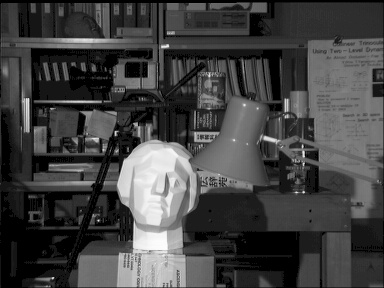
#> input picture HW1/Q5_image/img_improvment.png, 384 x 288 px, found by its file name
$ jupyter execute Q5.ipynb
#> lines starting #> are read from the running program, lines starting #| are printed output that depends on the picture
# Q5

[cell 1]
import numpy as np
import cv2
import math
import matplotlib.pyplot as plt
from google.colab.patches import cv2_imshow

## part a

<h3> in this section we want to implement histogram equalization </h3>
<h3> you can use opencv library </h3>

[cell 2]
image = cv2.imread('img_improvment.png',cv2.IMREAD_GRAYSCALE)
#> image is the input picture: shape (288, 384); min 0, max 252, mean 66.5
output_image = image.copy()
equalize_image = cv2.equalizeHist(image)
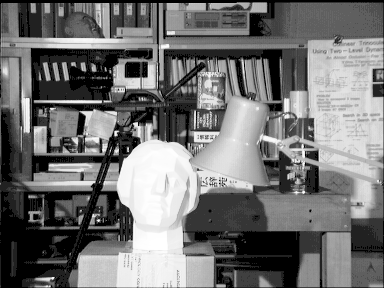
#> equalize_image: shape (288, 384); min 0, max 255, mean 114.2

[cell 3]
plt.figure(figsize=(20,20))
plt.subplot(1,2,1)
plt.imshow(image, cmap='gray')
plt.title('main image')
plt.axis('off')

plt.subplot(1,2,2)
plt.imshow(equalize_image, cmap='gray')
plt.title('equalized image')
plt.axis('off')
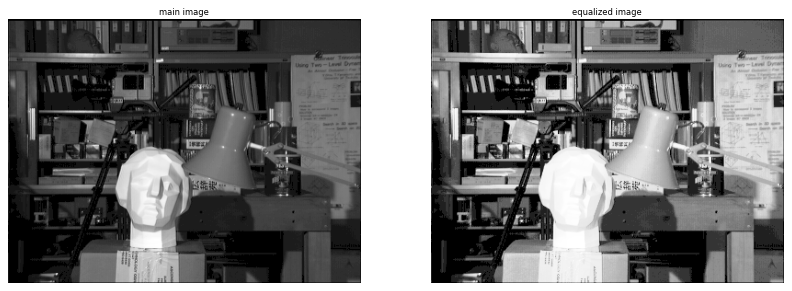
#> figure drawn by matplotlib, 2 panels

## part b

<h3> in this section we want to implement the first method for ACE </h3>
<h3> you can use opencv library </h3>
<h3> use 48(6*8) grids (size of the grids should be 48*48) </h3>

[cell 4]
def ACE1(image, gridSize):
  '''
  you can use the equalize function of OpenCV for each grid
  Use first method for ACE implementation (calculating transition function for each grid)
  input(s):
    image (ndarray): input image
    gridSize (int): window size for calculating histogram equalization
  output(s):
    output (ndarray): improved image
  '''
#> called with gridSize = 48
  x,y = image.shape
#> x = 288; y = 384
  output_image = image.copy()

  #######################
  #    your code here   #
  for row in range(0 , round(x / gridSize)):
    for column in range(0 , round(y / gridSize)):
      hold = image[row * gridSize : row * gridSize + gridSize , column * gridSize : column * gridSize + gridSize]
      output_image[row * gridSize : row * gridSize + gridSize , column * gridSize : column * gridSize + gridSize] = cv2.equalizeHist(hold)
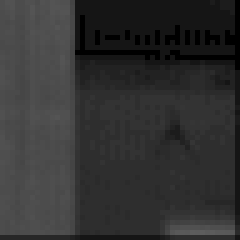
#> hold: shape (48, 48) (shown 5 times larger); min 0, max 93, mean 49.4
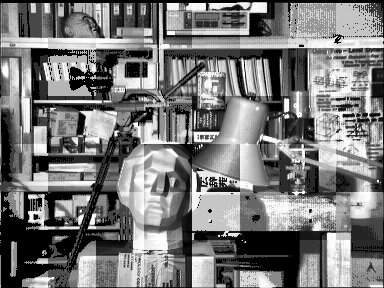
#> output_image: shape (288, 384); min 0, max 255, mean 120.9

  #######################

  return output_image

[cell 5]
plt.figure(figsize=(20,20))
plt.subplot(1,2,1)
plt.imshow(image, cmap='gray')
plt.title('main image')
plt.axis('off')

plt.subplot(1,2,2)
output_image = ACE1(image,48)
plt.imshow(output_image, cmap='gray')
plt.title('equalized image')
plt.axis('off')

## part c

<h3> in this section we want to implement the second method for ACE </h3>
<h3> you can use opencv library </h3>

[cell 6]
def ACE2(image, gridSize):
    '''
    you can just use the equalize function of OpenCV for each grid
    You can use OpenCV built-in tools for applying padding
    Use second method for ACE implementation (calculating transition function for each pixel)
    input(s):
      image (ndarray): input image
      gridSize (tuple): window size for calculating histogram equalization
    output(s):
      output (ndarray): improved image
    '''
#> called with gridSize = (70, 70)
    output = image.copy()

    #######################
    #    your code here   #
    x,y = image.shape
#> x = 288; y = 384
    image = cv2.copyMakeBorder(image, 35 , 35 , 35 , 35, cv2.BORDER_REFLECT)
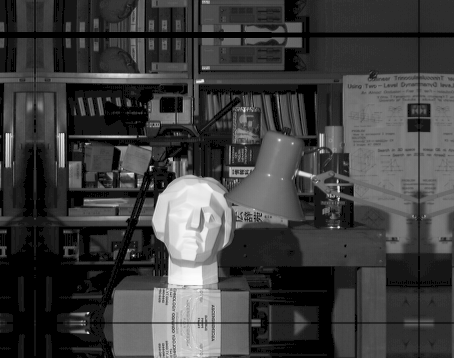
#> image: shape (358, 454); min 0, max 252, mean 62.5

    for row in range(round(gridSize[0] / 2) , x + round(gridSize[0] / 2)):
      for colmn in range(round(gridSize[1] / 2) , y + round(gridSize[1] / 2) ):
        #find the transition func for a node
        hold = image[row - round(gridSize[0] / 2) : row + round(gridSize[0] / 2) , colmn - round(gridSize[1] / 2) : colmn + round(gridSize[1] / 2)]
        ace = cv2.equalizeHist(hold)
        output[row - round(gridSize[0] / 2) , colmn - round(gridSize[1] / 2)] = ace[round(gridSize[0] / 2) , round(gridSize[1] / 2)]
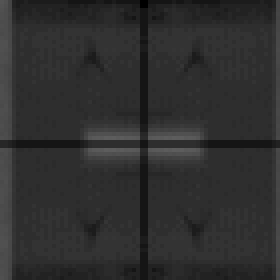
#> hold: shape (70, 70) (shown 4 times larger); min 0, max 93, mean 46.9
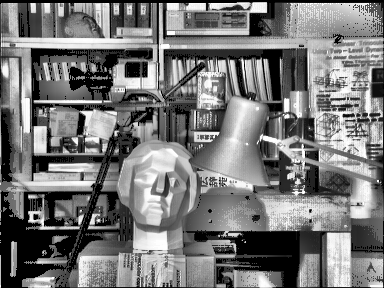
#> output: shape (288, 384); min 0, max 255, mean 118.9
    #######################

    return output

[cell 7]
plt.figure(figsize=(20,20))
plt.subplot(1,2,1)
plt.imshow(image, cmap='gray')
plt.title('main image')
plt.axis('off')

plt.subplot(1,2,2)
output_image = ACE2(image,(70,70))
plt.imshow(output_image, cmap='gray')
plt.title('equalized image')
plt.axis('off')

## part d

<h3> in this section we want to implement CLAHE </h3>
<h3><b> note : you can just use opencv library for calculate histogram and applying padding </b></h3>
<h3><b>note : you can't use the equalize function of opencv</b></h3>

[cell 8]
def CLAHE(image, gridSize, clip_limit):
    '''
    you can just use opencv library for calculate histogram and applying padding
    you can't use the equalize function of opencv
    Use second method for ACE implementation (calculating transition function for each pixel)
    input(s):
      image (ndarray): input image
      gridSize (tuple): window size for calculating histogram equalization
      clip_limit (int): threshold for contrast limiting
    output(s):
      output (ndarray): improved image
    '''
#> called with gridSize = (70, 70), clip_limit = 100
    output = image.copy()

    #######################
    #    your code here   #
    x,y = image.shape
#> x = 288; y = 384
    image = cv2.copyMakeBorder(image, 35 , 35 , 35 , 35, cv2.BORDER_REFLECT)

    for row in range(round(gridSize[0] / 2) , x + round(gridSize[0] / 2)):
      for colmn in range(round(gridSize[1] / 2) , y + round(gridSize[1] / 2)):
        #find the bincount for a node
        hold = image[row - round(gridSize[0] / 2) : row + round(gridSize[0] / 2) , colmn - round(gridSize[1] / 2) : colmn + round(gridSize[1] / 2)]
        god , bincount = np.histogram(hold, bins=256, range=(0, 256))
        #then clip it
        hist = np.clip(bincount, 0 , clip_limit)
        hist += clip_limit
        #find normalized cdf for qualization
        cdf = np.cumsum(hist)
        cdf_normal = cdf / cdf.max() * 255
        output[row - round(gridSize[0] / 2), colmn- round(gridSize[1] / 2)] = cdf_normal[image[row,colmn]]
    #######################

    return output

[cell 9]
plt.figure(figsize=(20,20))
plt.subplot(1,2,1)
plt.imshow(image, cmap='gray')
plt.title('main image')
plt.axis('off')

plt.subplot(1,2,2)
output_image = CLAHE(image,(70,70), 100)
plt.imshow(output_image, cmap='gray')
plt.title('equalized image')
plt.axis('off')
